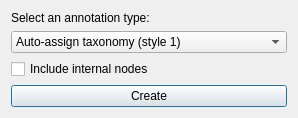
<?xml version="1.0" encoding="UTF-8"?>
<ui version="4.0">
 <class>annotation_selector</class>
 <widget class="QDialog" name="annotation_selector">
  <property name="geometry">
   <rect>
    <x>0</x>
    <y>0</y>
    <width>298</width>
    <height>107</height>
   </rect>
  </property>
  <property name="windowTitle">
   <string>Annotation selector</string>
  </property>
  <layout class="QVBoxLayout" name="verticalLayout">
   <item>
    <widget class="QLabel" name="label">
     <property name="text">
      <string>Select an annotation type:</string>
     </property>
    </widget>
   </item>
   <item>
    <widget class="QComboBox" name="comboBox">
     <item>
      <property name="text">
       <string>Auto-assign taxonomy (style 1)</string>
      </property>
     </item>
     <item>
      <property name="text">
       <string>Auto-assign taxonomy (style 2)</string>
      </property>
     </item>
     <item>
      <property name="text">
       <string>Leaf name</string>
      </property>
     </item>
     <item>
      <property name="text">
       <string>Color strip</string>
      </property>
     </item>
     <item>
      <property name="text">
       <string>Text</string>
      </property>
     </item>
     <item>
      <property name="text">
       <string>Image</string>
      </property>
     </item>
     <item>
      <property name="text">
       <string>Sequence</string>
      </property>
     </item>
     <item>
      <property name="text">
       <string>Motif</string>
      </property>
     </item>
     <item>
      <property name="text">
       <string>Horizontal bar chart</string>
      </property>
     </item>
     <item>
      <property name="text">
       <string>Vertical bar chart</string>
      </property>
     </item>
     <item>
      <property name="text">
       <string>Stacked bar chart</string>
      </property>
     </item>
     <item>
      <property name="text">
       <string>Pie chart</string>
      </property>
     </item>
     <item>
      <property name="text">
       <string>Heatmap</string>
      </property>
     </item>
     <item>
      <property name="text">
       <string>Shape</string>
      </property>
     </item>
     <item>
      <property name="text">
       <string>Attributes</string>
      </property>
     </item>
    </widget>
   </item>
   <item>
    <widget class="QCheckBox" name="checkBox">
     <property name="text">
      <string>Include internal nodes</string>
     </property>
    </widget>
   </item>
   <item>
    <widget class="QPushButton" name="pushButton">
     <property name="text">
      <string>Create</string>
     </property>
    </widget>
   </item>
  </layout>
 </widget>
 <resources/>
 <connections/>
</ui>
